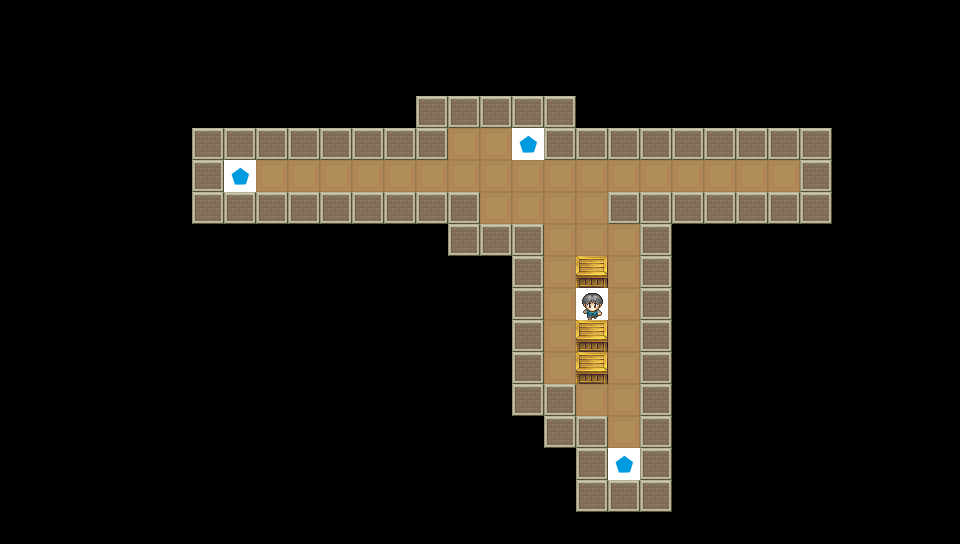

This is a level from a 2D game, rendered from its Tiled map with the project's own tilesets. A one-line summary and the complete map file follow:
An orthogonal 30x17 tile map with 32x32 px tiles, 2 tile layers (GroundChip, GimmickChip).

<map version="1.5" tiledversion="1.7.0" orientation="orthogonal" renderorder="right-down" width="30" height="17" tilewidth="32" tileheight="32" infinite="0" nextlayerid="3" nextobjectid="1">
 <editorsettings>
  <export target="../Stage6.csv" format="csv" />
 </editorsettings>
 <tileset firstgid="1" source="Chips.tsx" />
 <layer id="1" name="GroundChip" width="30" height="17">
  <data encoding="csv">
0,0,0,0,0,0,0,0,0,0,0,0,0,0,0,0,0,0,0,0,0,0,0,0,0,0,0,0,0,0,
0,0,0,0,0,0,0,0,0,0,0,0,0,0,0,0,0,0,0,0,0,0,0,0,0,0,0,0,0,0,
0,0,0,0,0,0,0,0,0,0,0,0,0,0,0,0,0,0,0,0,0,0,0,0,0,0,0,0,0,0,
0,0,0,0,0,0,0,0,0,0,0,0,0,3,3,3,3,3,0,0,0,0,0,0,0,0,0,0,0,0,
0,0,0,0,0,0,3,3,3,3,3,3,3,3,2,2,0,3,3,3,3,3,3,3,3,3,0,0,0,0,
0,0,0,0,0,0,3,0,2,2,2,2,2,2,2,2,2,2,2,2,2,2,2,2,2,3,0,0,0,0,
0,0,0,0,0,0,3,3,3,3,3,3,3,3,3,2,2,2,2,3,3,3,3,3,3,3,0,0,0,0,
0,0,0,0,0,0,0,0,0,0,0,0,0,0,3,3,3,2,2,2,3,0,0,0,0,0,0,0,0,0,
0,0,0,0,0,0,0,0,0,0,0,0,0,0,0,0,3,2,5,2,3,0,0,0,0,0,0,0,0,0,
0,0,0,0,0,0,0,0,0,0,0,0,0,0,0,0,3,2,0,2,3,0,0,0,0,0,0,0,0,0,
0,0,0,0,0,0,0,0,0,0,0,0,0,0,0,0,3,2,5,2,3,0,0,0,0,0,0,0,0,0,
0,0,0,0,0,0,0,0,0,0,0,0,0,0,0,0,3,2,5,2,3,0,0,0,0,0,0,0,0,0,
0,0,0,0,0,0,0,0,0,0,0,0,0,0,0,0,3,3,2,2,3,0,0,0,0,0,0,0,0,0,
0,0,0,0,0,0,0,0,0,0,0,0,0,0,0,0,0,3,3,2,3,0,0,0,0,0,0,0,0,0,
0,0,0,0,0,0,0,0,0,0,0,0,0,0,0,0,0,0,3,0,3,0,0,0,0,0,0,0,0,0,
0,0,0,0,0,0,0,0,0,0,0,0,0,0,0,0,0,0,3,3,3,0,0,0,0,0,0,0,0,0,
0,0,0,0,0,0,0,0,0,0,0,0,0,0,0,0,0,0,0,0,0,0,0,0,0,0,0,0,0,0
</data>
 </layer>
 <layer id="2" name="GimmickChip" width="30" height="17">
  <data encoding="csv">
0,0,0,0,0,0,0,0,0,0,0,0,0,0,0,0,0,0,0,0,0,0,0,0,0,0,0,0,0,0,
0,0,0,0,0,0,0,0,0,0,0,0,0,0,0,0,0,0,0,0,0,0,0,0,0,0,0,0,0,0,
0,0,0,0,0,0,0,0,0,0,0,0,0,0,0,0,0,0,0,0,0,0,0,0,0,0,0,0,0,0,
0,0,0,0,0,0,0,0,0,0,0,0,0,0,0,0,0,0,0,0,0,0,0,0,0,0,0,0,0,0,
0,0,0,0,0,0,0,0,0,0,0,0,0,0,0,0,6,0,0,0,0,0,0,0,0,0,0,0,0,0,
0,0,0,0,0,0,0,6,0,0,0,0,0,0,0,0,0,0,0,0,0,0,0,0,0,0,0,0,0,0,
0,0,0,0,0,0,0,0,0,0,0,0,0,0,0,0,0,0,0,0,0,0,0,0,0,0,0,0,0,0,
0,0,0,0,0,0,0,0,0,0,0,0,0,0,0,0,0,0,0,0,0,0,0,0,0,0,0,0,0,0,
0,0,0,0,0,0,0,0,0,0,0,0,0,0,0,0,0,0,0,0,0,0,0,0,0,0,0,0,0,0,
0,0,0,0,0,0,0,0,0,0,0,0,0,0,0,0,0,0,7,0,0,0,0,0,0,0,0,0,0,0,
0,0,0,0,0,0,0,0,0,0,0,0,0,0,0,0,0,0,0,0,0,0,0,0,0,0,0,0,0,0,
0,0,0,0,0,0,0,0,0,0,0,0,0,0,0,0,0,0,0,0,0,0,0,0,0,0,0,0,0,0,
0,0,0,0,0,0,0,0,0,0,0,0,0,0,0,0,0,0,0,0,0,0,0,0,0,0,0,0,0,0,
0,0,0,0,0,0,0,0,0,0,0,0,0,0,0,0,0,0,0,0,0,0,0,0,0,0,0,0,0,0,
0,0,0,0,0,0,0,0,0,0,0,0,0,0,0,0,0,0,0,6,0,0,0,0,0,0,0,0,0,0,
0,0,0,0,0,0,0,0,0,0,0,0,0,0,0,0,0,0,0,0,0,0,0,0,0,0,0,0,0,0,
0,0,0,0,0,0,0,0,0,0,0,0,0,0,0,0,0,0,0,0,0,0,0,0,0,0,0,0,0,0
</data>
 </layer>
</map>